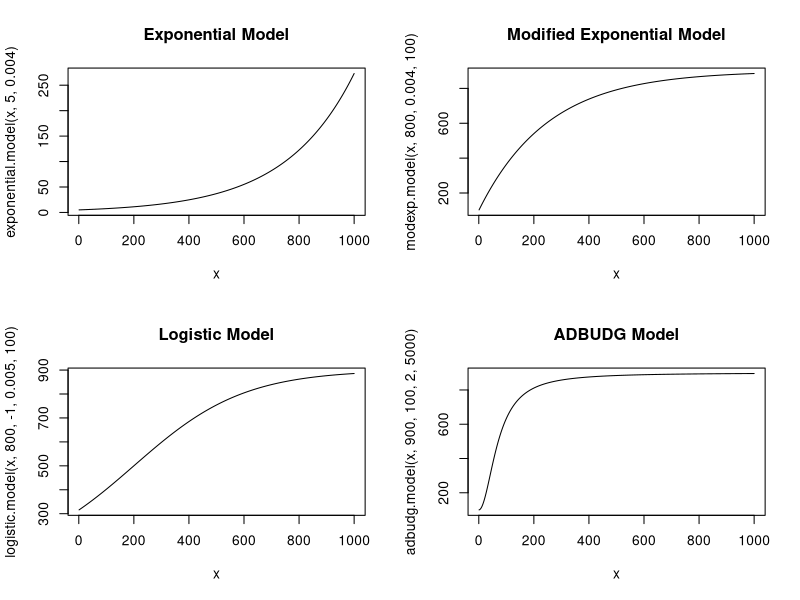

Write R code to recreate this figure.
# Response Models
# Marketing Engineering p.33-37
# implemented by theussl

linear.model <- function(x,a,b)
  a + b*x

power.series.model <- function(x,coef){
  len <- length(coef)
  if(len==1)
    return(coef)
  out <- c(coef[len]*x^(len-1),power.series.model(x,coef[-len]))
  sum(out)
}

fractional.root <- function(x,a,b,c)
  a + b * x^c

semilog.model <- function(x,a,b)
  a + b * log(x)

exponential.model <- function(x,a,b)
  a * exp(b*x)

modexp.model <- function(x,a,b,c)
  a * (1 - exp(-b*x)) + c

logistic.model <- function(x,a,b,c,d)
  a / (1 + exp(-(b+c*x))) + d

gompertz.model <- function(x,a,b,c,d)
  a * b^(c*x) + d

adbudg.model <- function(x,a,b,c,d)
  b + (a - b) * x^c/(d + x^c)

x <- c(1:1000)

par(mfrow=c(2,2))
plot(x,exponential.model(x,5,0.004),type="l",main="Exponential Model")
plot(x,modexp.model(x,800,0.004,100),type="l",main="Modified Exponential Model")
plot(x,logistic.model(x,800,-1,0.005,100),type="l",main="Logistic Model")
plot(x,adbudg.model(x,900,100,2,5000),type="l",main="ADBUDG Model")
